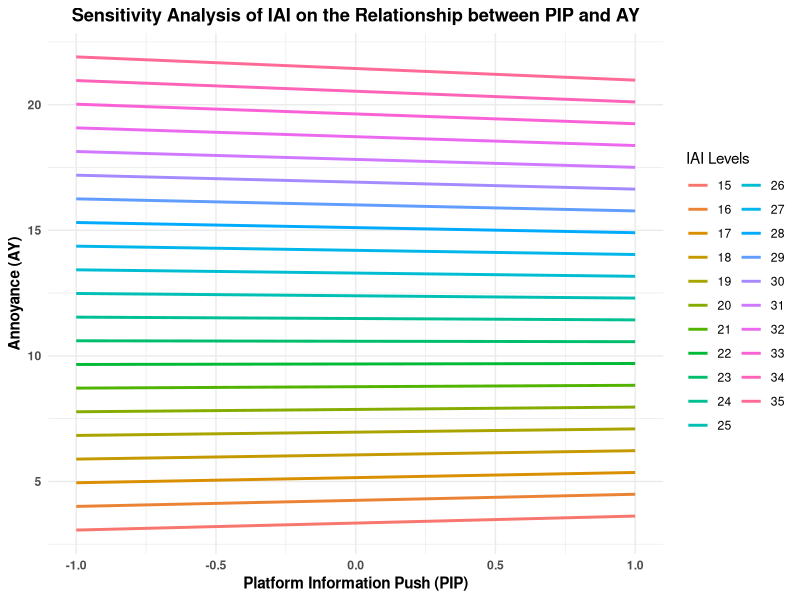

Source code (R):
library(ggplot2)

# 定义变量和回归系数
b_intercept <- -10.2286
b_PIP <- 0.8355
b_IAI <- 0.9048
b_interaction <- -0.0371

# 定义PIP的取值范围
PIP_values <- seq(-1, 1, by = 0.1)  # PIP值从-1到1（标准化后）

# 定义不同IAI值的范围
IAI_values <- seq(15, 35, by = 1)  # IAI值从15到35

# 计算不同IAI水平下的AY值
results <- data.frame()
for (IAI in IAI_values) {
  AY_values <- b_intercept + b_PIP * PIP_values + b_IAI * IAI + b_interaction * PIP_values * IAI
  temp_df <- data.frame(PIP = PIP_values, AY = AY_values, IAI = IAI)
  results <- rbind(results, temp_df)
}

# 绘制敏感性分析图表
ggplot(results, aes(x = PIP, y = AY, color = as.factor(IAI))) +
  geom_line(size = 1) +
  labs(
    title = "Sensitivity Analysis of IAI on the Relationship between PIP and AY",
    x = "Platform Information Push (PIP)",
    y = "Annoyance (AY)",
    color = "IAI Levels"
  ) +
  theme_minimal() +
  theme(
    plot.title = element_text(hjust = 0.5, face = "bold"),   # 标题居中并加粗
    axis.title = element_text(face = "bold"),                # 坐标轴标题加粗
    axis.text = element_text(face = "bold")                  # 坐标轴字体加粗
  )

